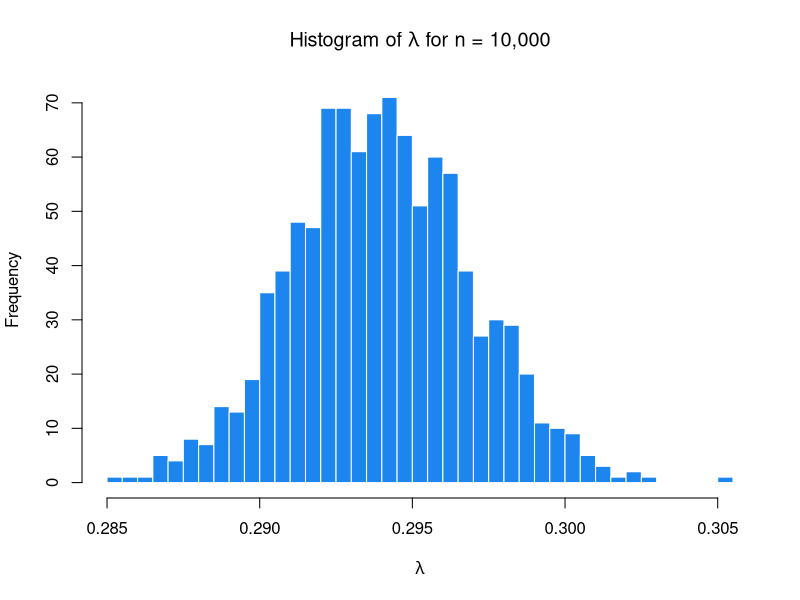
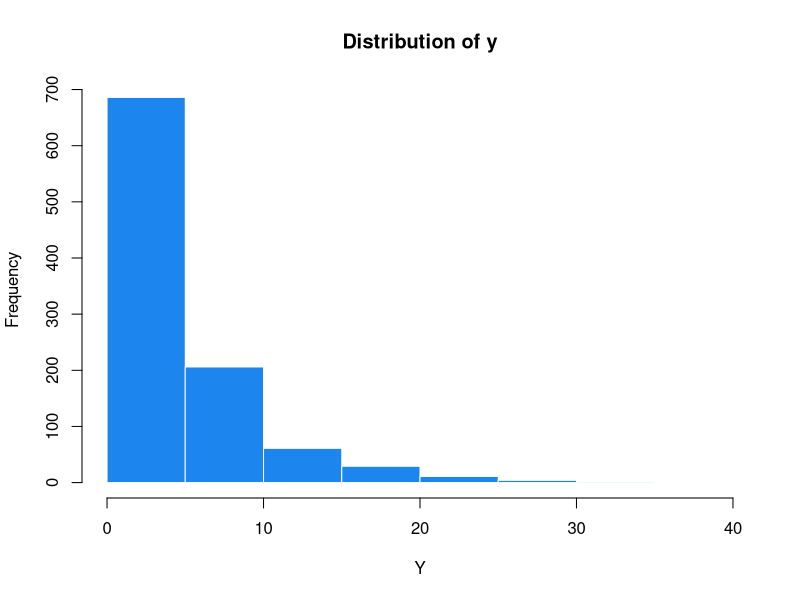

Recreate these plots in R, in order.
##################################################################
##################################################################
# Gov 2001/1002/E-2001 Section 4
# February 24, 2016
# Mayya Komisarchik
# This code draws heavily on code 
# provided by Soledad Artiz Prillaman
##################################################################
##################################################################

# Clear our workspace
rm(list=ls())


#####################################
### Maximum Likelihood Estimation ###
#####################################

## UNIVARIATE EXAMPLE

## Calculate the maximum likelihood estimator 
# Model:
#       y ~ Expo(\lambda_i)
#       \lambda_i = \lambda
# Data:
#       Y: (1,5,8,2,1)


# First, let's create a function for our log-likelihood
# This function takes as its inputs 
#     par - the parameter lambda
#     y - the data
ll.expo <- function(par, y){
  length(y)*log(par) - par*sum(y)
}

# Create a vector of our data (5 observations and no covariates)
Y <- c(1,5,8,2,1)


# Now, let's use optim to find the MLE
# Optim takes as its inputs
#     par - the starting values for all of the parameters
#           this is where the algorithm starts
#           if there is only one parameter as in our example, this is single value
#           if there are multiple parameters, this is a vector with values for each parameter
#     fn - the function that you want to optimize
#     y - any inputs the function takes that aren't your parameter 
#         you would specify these by their name in the function 
#         (eg. if we had put data in our function instead of y this would be data = Y)
#     control = list(fnscale = -1) -- optim automatically searches for a minimum
#           by specifying to take -1, it tricks it to find the maximum
#     method - the algorithm you want to choose
#              other options: CG, L-BFGS-B, SANN, Nelder-Mead
#     hessian = TRUE -- tells optim to calculate the hessian matrix at the mle estimate
opt.expo <- optim(par = 0.01,  
                  fn = ll.expo, 
                  y = Y,
                  control = list(fnscale = -1), 
                  method = "BFGS", 
                  hessian = TRUE)
opt.expo

# If we want to pull out our MLE
mle <- opt.expo$par
mle
# This is the same as 5/17, our analytic MLE

# If we want to pull out the matrix of second derivatives evaluated at the MLE
hessian <- opt.expo$hessian
hessian
# This is the same as -289/5, our analytic hessian

# What if you wanted to do this yourself using Newton-Raphson?

# Well, remember that the Newton Raphson algorithm sets each new lambda to 
# the value of your initial (or previous) lambda - the ratio of the first derivative
# of your log-likelihood evaluated at your MLE to the second derivative of your likelihood

# So for us that's:

  nr <- function(lambda,y){ # keep in mind that y is designed to be a vector of values
    return(lambda - (((length(y) / lambda) - sum(y))/(-length(y)/lambda^2))) # that's why I'm summing y here
  }
  
# Now we can use a loop to try various iterations of lambda until we converge. One way to do
# this is with a for loop:

  mle.store <- NULL # Empty vector to store our iterated estimates for lambda
  init.lambda <- 0.01 # let's initialize lambda at 0.01, just like we do in optim
  for(i in 1:10){
    init.lambda <- nr(init.lambda,Y) # we want to apply our NR algorithm to our starting value to get 
                                    # a new iteration for lambda and keep doing that. Y is our previously
                                    # set vector of Y values
    mle.store[i] <- init.lambda # store the result of each iteration
  }
  
  mle.store
  
  # So check that out! By iteration 8 we've converged to our MLE!
  
# But what if we don't know that our algorithm will converge in 10 observations, as we've set above?
# We can use a while loop!

  diff <- 10 # This is a placeholder for the difference between your previous iteration and your next one
  init.lambda <- 0.01 # Initialize lambda
  while(diff > 0.0001){ # set an arbitrarily small difference between the last iteration and the next one,
                        # this tells R to keep working until re-running the algorithm doesn't change our MLE
                        # estimate very much at all
    temp <- init.lambda # Hold your old value of lambda from the last run to take the difference
    init.lambda <- nr(init.lambda,Y) # Get a new lambda
    print(init.lambda) # Show your new lambda
    diff <- init.lambda - temp # Calculate the difference
  }
  
#####################################
# The CLT and MLE

# Let's convince ourselves that as we take many samples of growing size, 
# the distribution of our MLE estimates approximates a normal distribution
# with mean of the true value

# We calculated analytically that the MLE is
true <- 5/17

# Set our sample size
n <- 10000

# Draw 1000 samples of size n from the exponential distribution with rate = the truth
set.seed(1234)
data <- sapply(seq(1,1000),function(x)rexp(n, rate=true))

# Write a function for our log-likelihood - this is the same as the function we wrote before
llexp <- function(param, y){sum(dexp(y, rate=param, log=T))}

# Create an empty vector to store our estimates of lambda hat
out <- NULL
# For each of our 1000 samples, calculate the mle and store
for(i in 1:1000){
  out[i] <- optim(par=c(1), fn=llexp, y=data[,i],
                  method="BFGS", control=list(fnscale=-1))$par
}

#Look at a histogram of the estimates
hist(out, 
     breaks = 30, 
     xlab = expression(lambda), 
     main = expression(paste("Histogram of ", lambda, " for n = 10,000", sep = "")),
     col = "dodgerblue2",
     border = "white")

## Try this for different values of n and see what happens!



#####################################

## MULTIVARIATE EXAMPLE


## Calculate the maximum likelihood estimator 
# Model:
#       y ~ Expo(\lambda_i)
#       \lambda_i = 1/exp(X_i\beta)


# Let's create some fake data
set.seed(02139)
n <- 1000
# sample whether or not it was a Friday
Friday <- sample(c(0,1), n, replace=T)
# sample the number of minutes behind schedule
minsSch <- rnorm(n, 3, .5)
# Create Y using our covariates and what we are "deciding" are the true betas
Y <- rexp(n, rate = 1/exp(1.25 - .5*Friday +.2*minsSch))
# Combind all to get data frame
data <- as.data.frame(cbind(Y, Friday, minsSch))

# We can look at our data and see that it looks exponential
hist(Y, col = "dodgerblue2", border = "white" , main = "Distribution of y")


# Let's create a function for our log-likelihood
# This function takes as its inputs 
#     param - the parameters beta0, beta1, and beta2
#     y - a vector of the data on wait time
#     x - a matrix of the covariate data
llexp <- function(param, y, x){
  rate <- 1/exp(x%*%param)
  sum(dexp(y, rate=rate, log=T))
}
# Alternatively we could write this function like this
llexp2 <- function(param, y,x){
  cov <- x%*%param
  sum(-cov - 1/exp(cov)*y)
}


#Create our matrix of X with an intercept
X <- cbind(1, Friday, minsSch)

#Specify starting values for all of our parameters
param <- c(1,1,1)

#Solve using optim
out <- optim(param, 
             fn=llexp, 
             y=Y, 
             x=X, 
             method="BFGS", 
             hessian=T, 
             control=list(fnscale=-1))

# Get the MLE
out$par

## To get the variance:
# Get the Hessian from optim
H <- out$hessian

# Calculate the observed fisher information
I <- -H

# Calculate the variance-covariance matrix
# The variances of our parameters are in the diagonal
# and the covariances are in the off-diagonal
V <- solve(I)

# Get the standard errors
ses <- sqrt(diag(V))
ses



#####################################
####### Likelihood Ratio Test #######
#####################################

# Given the model we used in the multivariate example above
# We want to test whether or not including the minutes behind schedule
# changes the mle

# We can do this using a likelihood ratio test with
# Unrestricted model: Wait = \beta_0 + \beta_1*Minutes + \beta_2*Friday
# Restricted model: Wait = \beta_0 + \beta2*Friday

# Calculate the values of the likelihood at the MLE under the 
# UNRESTRICTED model
unrestricted <- optim(param, 
                      fn=llexp, 
                      y=Y, 
                      x=X, 
                      method="BFGS", 
                      hessian=T, 
                      control=list(fnscale=-1))
# Note that what we care about is the height of the log-likelihood fuction
# not the value of the parameter that maximizes the likelihood function
unrestricted$value


# Calculate the values of the likelihood at the MLE under the 
# RESTRICTED model
restricted <- optim(c(1,1), 
                    fn=llexp,
                    y=Y, 
                    x=cbind(1, Friday), # We exclude minutes data 
                    method="BFGS", 
                    hessian=T, 
                    control=list(fnscale=-1))
restricted$value


# Calculate our test statistic given these values of the log-likelihood
# We don't have to take the log because we stored our log-likelihood values
r <- 2*(unrestricted$value - restricted$value)
r

# Calculate the p-value for this test statistic
# we have 1 degree of freedom because we have only 1 restriction (we are exluding only one variable)
1-pchisq(r,df=1)
# We reject our null hypothesis that minutes didn't matter